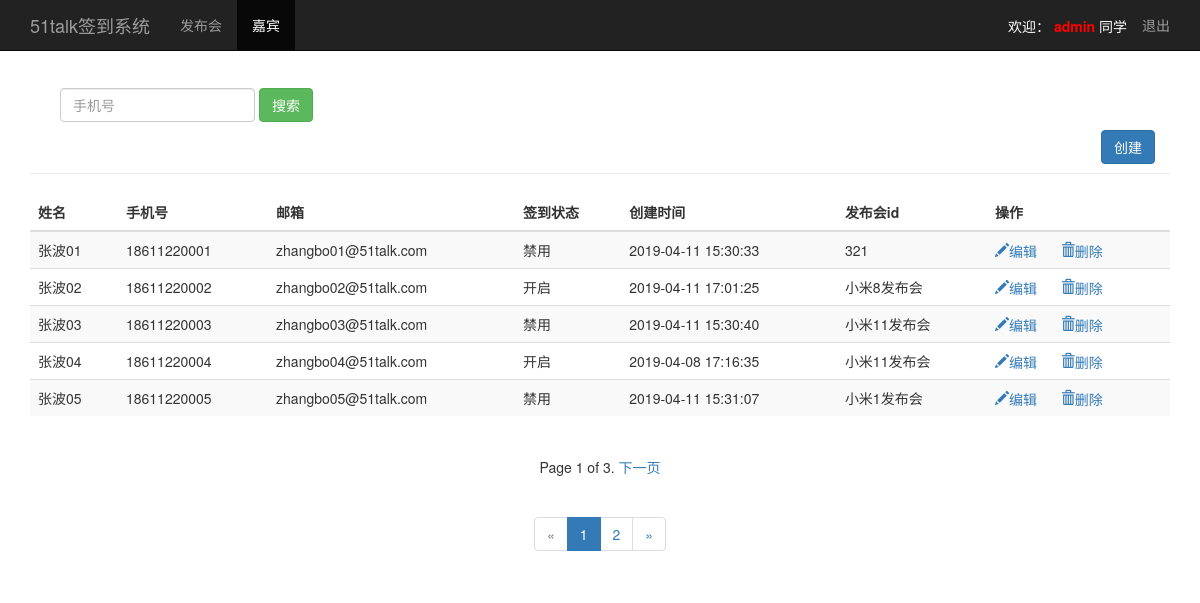
Before: /search_phone/ (signed in) with the older database file.
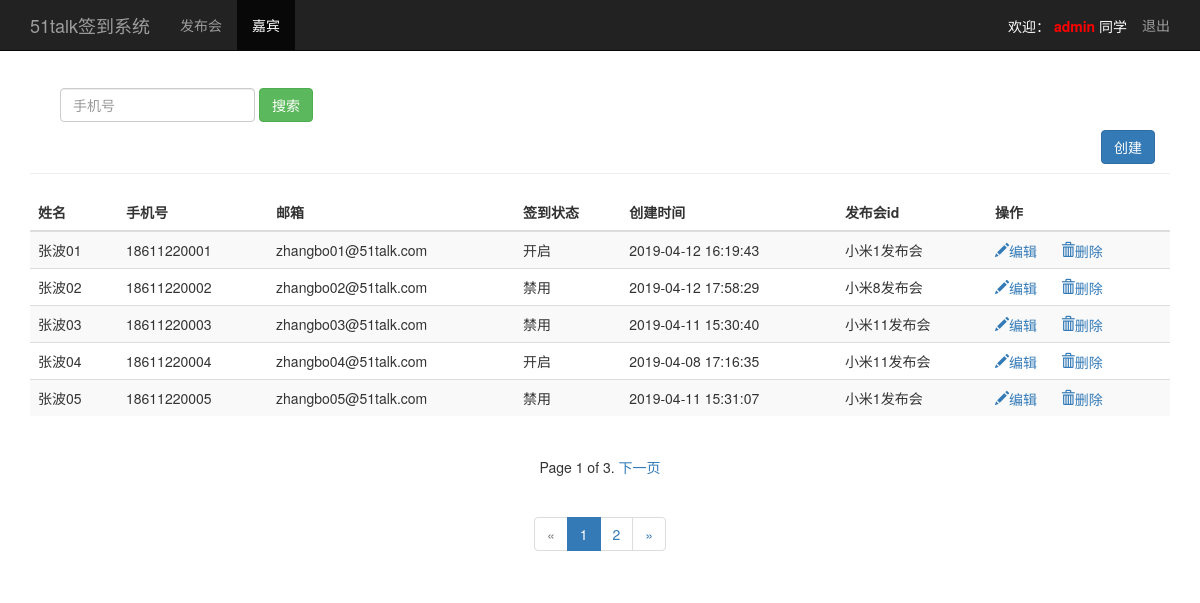
After: the same page with the newer database file.
### sign/models.py (models this page shows, shortened)
class Guest(models.Model):
    event = models.ForeignKey(Event,on_delete=models.CASCADE)
    realname = models.CharField("嘉宾姓名",max_length=64)
    phone = models.CharField("嘉宾手机号",max_length=16)
    email = models.EmailField("嘉宾邮箱",)
    sign = models.BooleanField("嘉宾签到状态")
    create_time = models.DateTimeField(auto_now=True)
    class Meta:
        unique_together = ("event","phone")
        ordering = ['-id']

class Event(models.Model):
    name = models.CharField("发布会名称",max_length=100)
    limit = models.IntegerField("发布会人数")
    status = models.BooleanField("发布会状态")
    address = models.CharField("发布会地址",max_length=200)
    start_time = models.DateTimeField("发布会时间")
    create_time = models.DateTimeField(auto_now=True)
    class Meta:
        ordering = ['-id']
    def __str__(self):
        return self.name

### sign/views.py (the view)
# urls.py: path('search_phone/',views.search_phone),
@login_required
def search_phone(request):
    username = request.session.get('user','')
    search_phone = request.GET.get('phone','')
    guests = Guest.objects.filter(phone__contains=search_phone).order_by('id') #按照id升序
    if len(guests) == 0:
        return render(request,"guest_manage.html",{"user":username,"type":"list",
                                                   "search_result":"result_not",
                                                   "hint":"搜索嘉宾查询结果为空，请重新查询！！！"})
    paginator = Paginator(guests,5)
    page = request.GET.get('page')
    try:
        contacts = paginator.page(page)
    except PageNotAnInteger:
        contacts = paginator.page(1)
    except EmptyPage:
        contacts = paginator.page(paginator.num_pages)
    return render(request,"guest_manage.html",{"user":username,"guests":contacts,
                                               "type":"list","search_result":"result_data",
                                               "phone":search_phone})

### sign/templates/guest_manage.html (shortened to what the changed rows need)
<!DOCTYPE html>
<html lang="zh-CN">
  <head>
      {% load bootstrap3 %}
      {% bootstrap_css %}
  </head>
<body>
      {% if type == "list" %}
      <div class="container theme-showcase" role="main">
          <div class="row">
              <div class="col-md-6" style="width:1170px;">
                  <table class="table table-striped">
                      <thead>
                          <tr>
                              <th>姓名</th>
                              <th>手机号</th>
                              <th>邮箱</th>
                              <th>签到状态</th>
                              <th>创建时间</th>
                              <th>发布会id</th>
                              <th>操作</th>
                          </tr>
                      </thead>
                      <tbody>
                          {% for guest in guests %}
                          <tr>
                              <td>{{ guest.realname}}</td>
                              <td>{{ guest.phone}}</td>
                              <td>{{ guest.email}}</td>
                              <td>
                                  {% if guest.sign == True %}
                                  <span>开启</span>
                                  {% elif guest.sign == False %}
                                  <span>禁用</span>
                                  {% endif %}
                              </td>
                              <td>{{ guest.create_time | date:"Y-m-d H:i:s"}}</td>
                              <td>{{ guest.event }}</td>
                              <td>
                                  <a href="/guest_manage/edit_guest/{{ guest.id }}/">
                                      <i class="glyphicon glyphicon-pencil">编辑</i>
                                  </a>
                                  <a href="#" style="margin-left:20px;">
                                      <i class="glyphicon glyphicon-trash">删除</i>
                                  </a>
                              </td>
                          </tr>
                          {% endfor %}
                      </tbody>
                  </table>
              </div>
          </div>
     </div>
      {% endif %}
</body>
</html>

Changed rows visible on the page:
changed Guest "张波01": create_time "2019-04-11 15:30:33" → "2019-04-12 16:19:43"; event "321" → "小米1发布会"; sign "禁用" → "开启"
changed Guest "张波02": create_time "2019-04-11 17:01:25" → "2019-04-12 17:58:29"; sign "开启" → "禁用"
